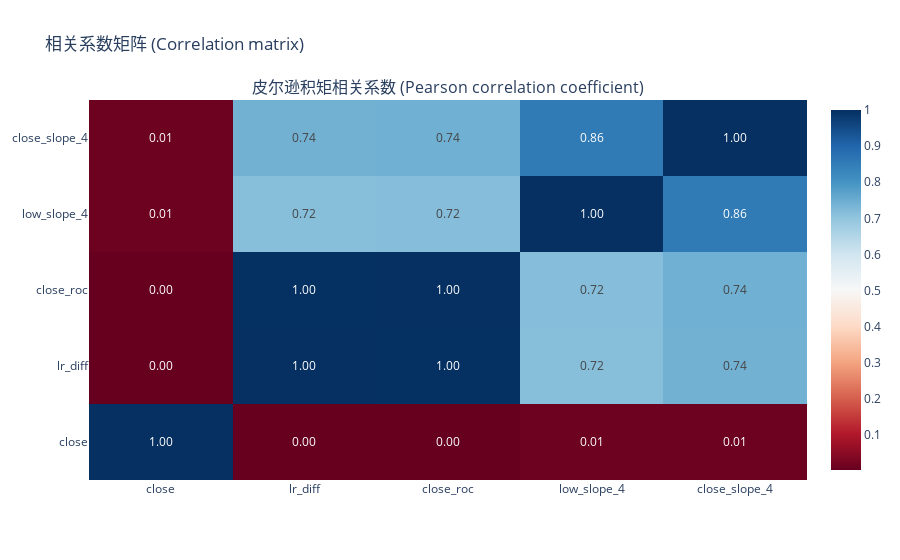

This figure's notebook cell:
### Code cell
df = FeatureBuilder(raw_df).build_target()
low_slope= SlopeFactor(4, source='low')
close_slope= SlopeFactor(4)
df = low_slope.extract(df)
df = close_slope.extract(df)
df.dropna(inplace=True)

print(ca.corr(df['lr_diff'], df[low_slope.name()]))

ca.plot(df[['close', 'lr_diff', 'close_roc', low_slope.name(), close_slope.name()]], method='pearson')

### Figure 1 — Plotly figure (JSON) as saved in the notebook; plotly's stock layout.template omitted (floating-point values rounded to 4 significant figures)
{"data": [{"colorscale": [[0, "rgb(103,0,31)"], [0.1, "rgb(178,24,43)"], [0.2, "rgb(214,96,77)"], [0.3, "rgb(244,165,130)"], [0.4, "rgb(253,219,199)"], [0.5, "rgb(247,247,247)"], [0.6, "rgb(209,229,240)"], [0.7, "rgb(146,197,222)"], [0.8, "rgb(67,147,195)"], [0.9, "rgb(33,102,172)"], [1, "rgb(5,48,97)"]], "text": [[1, 0.003352, 0.0033, 0.009431, 0.01041], [0.003352, 1, 0.9992, 0.7153, 0.7405], [0.0033, 0.9992, 1, 0.7176, 0.7436], [0.009431, 0.7153, 0.7176, 1, 0.8557], [0.01041, 0.7405, 0.7436, 0.8557, 1]], "texttemplate": "%{text:.2f}", "type": "heatmap", "x": ["close", "lr_diff", "close_roc", "low_slope_4", "close_slope_4"], "xaxis": "x", "y": ["close", "lr_diff", "close_roc", "low_slope_4", "close_slope_4"], "yaxis": "y", "z": [[1, 0.003352, 0.0033, 0.009431, 0.01041], [0.003352, 1, 0.9992, 0.7153, 0.7405], [0.0033, 0.9992, 1, 0.7176, 0.7436], [0.009431, 0.7153, 0.7176, 1, 0.8557], [0.01041, 0.7405, 0.7436, 0.8557, 1]]}], "layout": {"annotations": [{"font": {"size": 16}, "showarrow": false, "text": "皮尔逊积矩相关系数 (Pearson correlation coefficient)", "x": 0.5, "xanchor": "center", "xref": "paper", "y": 1, "yanchor": "bottom", "yref": "paper"}], "title": {"text": "相关系数矩阵 (Correlation matrix)"}, "xaxis": {"anchor": "y", "domain": [0, 1]}, "yaxis": {"anchor": "x", "domain": [0, 1]}}}
